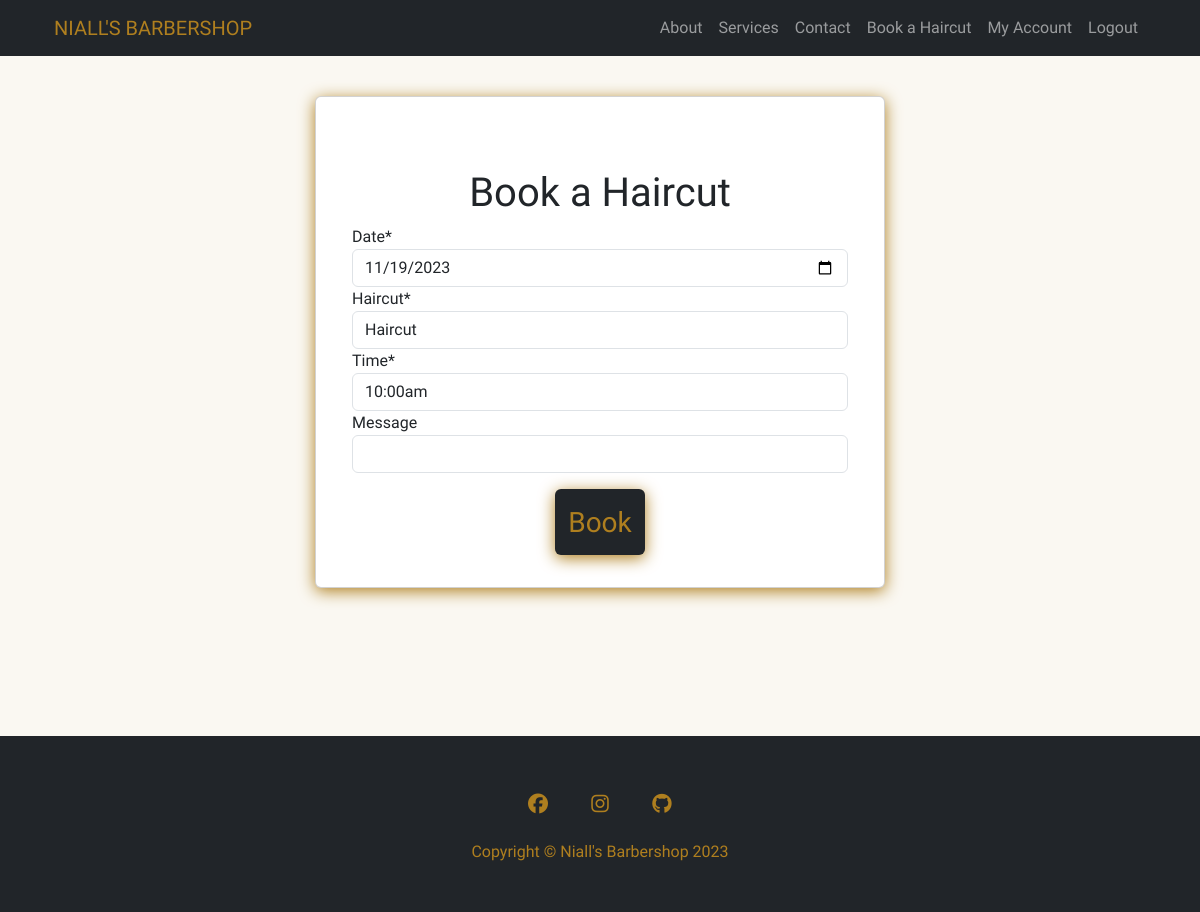
The page /booking/42/update/ (signed in) on the database as committed earlier.
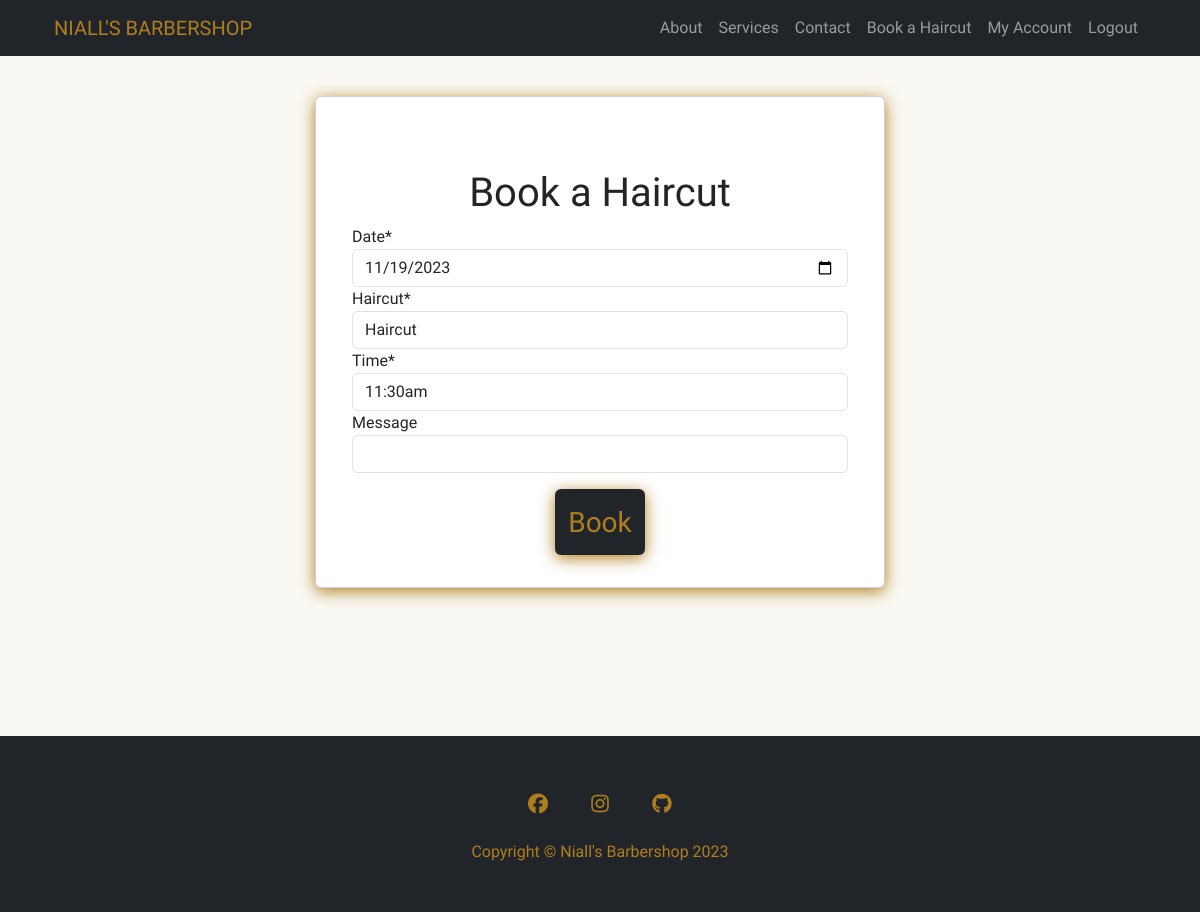
The same page on the database as committed later.
### booking_system/models.py (models this page shows, shortened)
class Booking(models.Model):
    username = models.ForeignKey(User, on_delete=models.CASCADE,
                                 related_name='username_booking')
    date_of_booking = models.DateField()
    service_name = models.ForeignKey(Services, on_delete=models.CASCADE,
                                     related_name='service_name_booking')
    start_time = models.TimeField(choices=BOOKING_TIME)
    end_time = models.TimeField(editable=False, blank=True, null=True)
    confirmed = models.BooleanField(default=False)
    message = models.CharField(max_length=500, blank=True)
    class Meta:
        ordering = ['date_of_booking', 'start_time']

### booking_system/views.py (the view, shortened to what this page needs)
# urls.py: path('booking/<int:pk>/update/', views.UpdateBookingView.as_view(),
class UpdateBookingView(LoginRequiredMixin, UserPassesTestMixin, UpdateView):
    model = Booking
    template_name = 'booking_system/booking_form.html'
    success_url = reverse_lazy('booking-home')
    form_class = BookingForm
    def test_func(self):
        booking = self.get_object()
        return (self.request.user == booking.username or
                self.request.user.is_superuser)

### booking_system/forms.py (shortened to what this page needs)
class BookingForm(forms.ModelForm):
    class Meta:
        model = Booking
        fields = ["date_of_booking", "service_name", "start_time", 'message']
        widgets = {'date_of_booking': DateInput(attrs={'type': 'date'}), }
        labels = {
            'date_of_booking': 'Date',
            'service_name': 'Haircut',
            'start_time': 'Time',
            'message': 'Message'
            }

### booking_system/models.py (called while the page is built)
    def __str__(self):
        return self.service_name

### booking_system/templates/booking_system/booking_form.html
{% extends "base.html" %} {% load crispy_forms_tags %} {% load account %}
{% block content %}
<div class="container mt-5 justify-content-center align-items-center">
  <div class="row justify-content-center">
    <div class="col-md-6 card push-down gold-shadow">
      <div class="m-3">
        <form
          method="POST"
          class="form mb-2 p-2 form-style"
          enctype="multipart/form-data"
        >
          <h1 class="text-center pt-5">Book a Haircut</h1>
          {% csrf_token %} {{ form | crispy }} {{ form.media }}
          <div class="container d-flex justify-content-center">
            <button
              type="submit"
              class="btn form-style custom-button-dark-gold mt-3 pt-3"
            >
              <h3>Book</h3>
            </button>
          </div>
        </form>
      </div>
    </div>
  </div>
</div>
{% endblock content %}

Rows that differ between the two databases and show on the page:
changed Booking: start_time "10:00am" → "11:30am"
